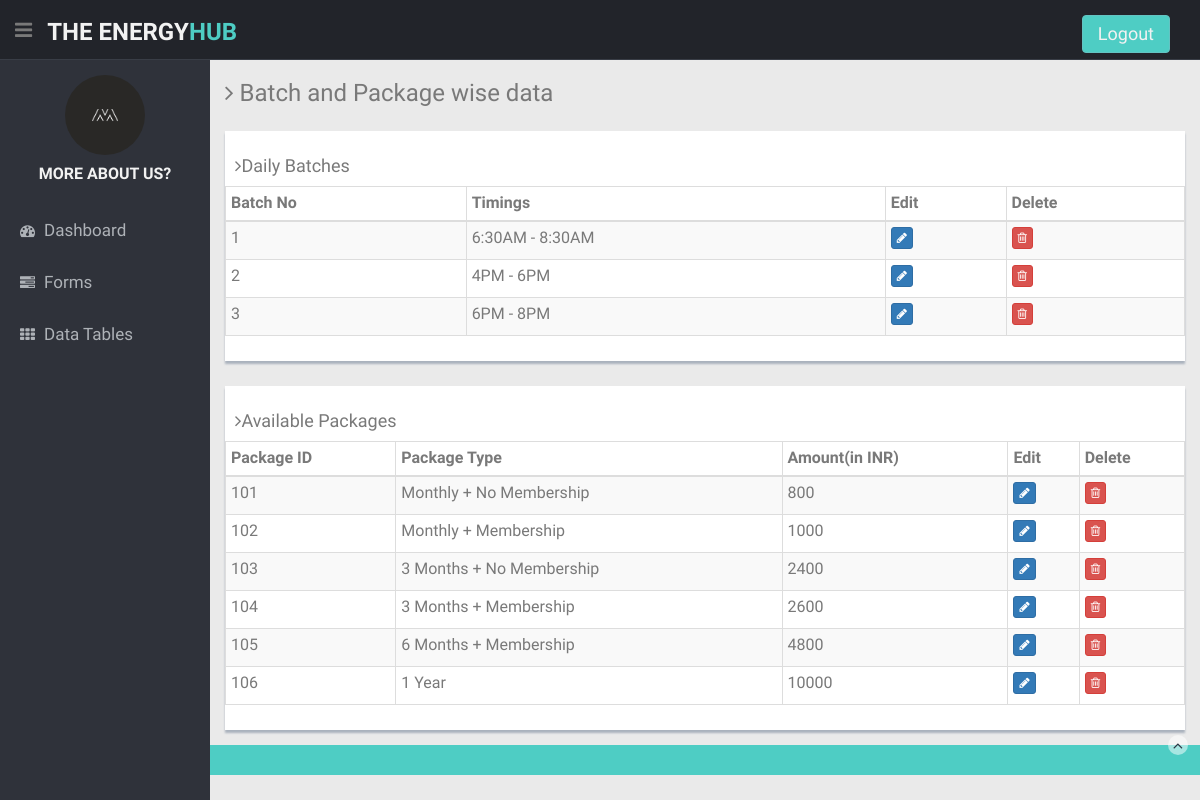
/Batch-n-Package.php, run on the app's committed database.
### tables this page shows
CREATE TABLE Batch (
	`Batch No` int(11) PRIMARY KEY not null,
    `Timings` varchar(256) not null
);

CREATE TABLE Package (
	`Package Id` int(11) PRIMARY KEY not null,
	`Package Type` varchar(256) not null,
    `Amount(in INR)` int(11) not null
);

### Batch-n-Package.php (the view, shortened to what this page needs)
<?php
  include_once 'includes/dbh.inc.php';
  $query3 = "SELECT * FROM Batch;";
  $res3 = mysqli_query($conn, $query3) or die( mysqli_error($conn));
  $query4 = "SELECT * FROM Package;";
  $res4 = mysqli_query($conn, $query4) or die( mysqli_error($conn));
?>
<!DOCTYPE html>
<html lang="en">
<head>
  <link href="lib/bootstrap/css/bootstrap.min.css" rel="stylesheet">
  <link href="lib/font-awesome/css/font-awesome.css" rel="stylesheet" />
  <link href="css/style.css" rel="stylesheet">
  <link href="css/style-responsive.css" rel="stylesheet">
  <link href="css/table-responsive.css" rel="stylesheet">
</head>
<body>
  <section id="container">
    <header class="header black-bg">
      <div class="sidebar-toggle-box">
        <div class="fa fa-bars tooltips" data-placement="right" data-original-title="Toggle Navigation"></div>
      </div>
      <a href="home.php" class="logo"><b>THE ENERGY<span>HUB</span></b></a>
      <div class="top-menu">
        <ul class="nav pull-right top-menu">
          <li><a class="logout" href="index.php" style="font-size: 18px;">Logout</a></li>
        </ul>
      </div>
    </header>
    <aside>
      <div id="sidebar" class="nav-collapse ">
        <ul class="sidebar-menu" id="nav-accordion">
          <p class="centered"><a href="about.php"><img src="img/favicon.jpg" class="img-circle" width="80"></a></p>
          <h5 class="centered" style="font-size: 16px;"> MORE ABOUT US?</h5>
          <li class="mt">
              <li class="sub-menu">
                <a href="javascript:;">
                 <i class="fa fa-dashboard"></i>
                 <span style="font-size: 17px;">Dashboard</span>
                </a>
              </li>
          </li>
          <li class="sub-menu">
            <a href="javascript:;">
              <i class="fa fa-tasks"></i>
              <span style="font-size: 17px;">Forms</span>
              </a>
          </li>
          <li class="sub-menu">
            <a href="javascript:;">
              <i class="fa fa-th"></i>
              <span style="font-size: 17px;">Data Tables</span>
              </a>
          </li>
        </ul>
      </div>
    </aside>
    <section id="main-content">
      <section class="wrapper">
        <h3><i class="fa fa-angle-right"></i> Batch and Package wise data</h3>
        <div class="row mt">
          <div class="col-lg-12">
            <div class="content-panel">
              <h4><i class="fa fa-angle-right"></i>Daily Batches</h4>
              <section id="unseen">
                <table class="table table-hover table-bordered table-striped table-condensed">
                  <thead>
                    <tr>
                      <th class="numeric">Batch No</th>
                      <th>Timings</th>
                      <th>Edit</th>
                      <th>Delete</th>
                    </tr>
                  </thead>
                  <tbody>
                    <?php
                            while($rows = mysqli_fetch_array($res3))
                            {
                        ?>
                            <tr>
                              <td><?php echo $rows['Batch No']?></td>
                              <td><?php echo $rows['Timings']?></td>
                              <td>
                              <a href="addbatch.php?edit=<?php echo $rows['Batch No'];?>" class="btn btn-primary btn-xs"><i class="fa fa-pencil"></i></a>
                              </td>
                              <td>
                              <a href="includes/addbatch.inc.php?delete=<?php echo $rows['Batch No'];?>" class="btn btn-danger btn-xs"><i class="fa fa-trash-o "></i></a>
                              </td>
                            </tr>
                        <?php
                            }
                        ?>
                  </tbody>
                </table>
              </section>
            </div>
          </div>
        </div>
        <div class="row mt">
          <div class="col-lg-12">
            <div class="content-panel">
              <h4><i class="fa fa-angle-right"></i>Available Packages</h4>
              <section id="unseen">
                <table class="table table-hover table-bordered table-striped table-condensed">
                  <thead>
                    <tr>
                      <th>Package ID</th>
                      <th>Package Type</th>
                      <th>Amount(in INR)</th>
                      <th>Edit</th>
                      <th>Delete</th>
                    </tr>
                  </thead>
                  <tbody>
                    <?php
                            while($rows = mysqli_fetch_array($res4))
                            {
                        ?>
                            <tr>
                              <td><?php echo $rows['Package Id']?></td>
                              <td><?php echo $rows['Package Type']?></td>
                              <td><?php echo $rows['Amount(in INR)']?></td>
                              <td>
                              <a href="addpackage.php?edit=<?php echo $rows['Package Id'];?>" class="btn btn-primary btn-xs"><i class="fa fa-pencil"></i></a>
                              </td>
                              <td>
                              <a href="includes/addpackage.inc.php?delete=<?php echo $rows['Package Id'];?>" class="btn btn-danger btn-xs"><i class="fa fa-trash-o "></i></a>
                              </td>
                            </tr>
                        <?php
                            }
                        ?>
                  </tbody>
                </table>
              </section>
            </div>
          </div>
        </div>
      </section>
    </section>
    <section>
    <footer class="site-footer">
      <div class="text-center">
        <a href="Batch-n-Package.php" class="go-top">
          <i class="fa fa-angle-up"></i>
        </a>
      </div>
    </footer>
   </section>
  </section>
</body>
</html>

### css/style.css (style rules this page uses)
body { color: #797979; background: #eaeaea; font-family: 'Handlee', cursive; margin: 0px !important; font-size:13px; }
ul li { list-style: none; }
a, a:hover, a:focus { text-decoration: none; outline: none; }
#container { width: 100%; height: 100%; }
.centered { text-align: center; }
.mt { margin-top: 25px; }
ul.top-menu > li > .logout { color: #f2f2f2; font-size: 12px; border-radius: 4px; -webkit-border-radius: 4px; border: 1px solid #64c3c2 !important; padding: 5px 15px; margin-right: 15px; background: #4ECDC4; margin-top: 15px; }
#sidebar { width: 210px; height: 100%; position: fixed; background: #2f323a; }
#sidebar h5 { color: #f2f2f2; font-weight: 700; }
#sidebar ul li { position: relative; }
ul.sidebar-menu , ul.sidebar-menu li ul.sub { margin: -2px 0 0; padding: 0; }
ul.sidebar-menu { margin-top: 75px; }
ul.sidebar-menu li { margin-bottom: 5px; margin-left:10px; margin-right:10px; }
ul.sidebar-menu li.sub-menu { line-height: 15px; }
ul.sidebar-menu li a span { display: inline-block; }
ul.sidebar-menu li a { color: #aeb2b7; text-decoration: none; display: block; padding: 15px 0 15px 10px; font-size: 12px; outline: none; -webkit-transition: all 0.3s ease; -moz-transition: all 0.3s ease; -o-transition: all 0.3s ease; -ms-transition: all 0.3s ease; transition: all 0.3s ease; }
ul.sidebar-menu li a i { font-size: 15px; padding-right: 6px; }
#main-content { margin-left: 210px; }
.header, .footer { min-height: 60px; padding: 0 15px; }
.header { position: fixed; left: 0; right: 0; z-index: 1002; }
.black-bg { background: #22242a; border-bottom: 1px solid #393d46; }
.wrapper { display: inline-block; margin-top: 60px; padding-left: 15px; padding-right: 15px; padding-bottom: 15px; padding-top: 0px; width: 100%; }
a.logo { font-size: 24px; color: #f2f2f2; float: left; margin-top: 15px; text-transform: uppercase; }
a.logo b { font-weight: 900; }
a.logo span { color: #4ECDC4; }
#top_menu .nav > li, ul.top-menu > li { float: left; }
ul.top-menu > li > a { color: #666666; font-size: 16px; border-radius: 4px; -webkit-border-radius: 4px; border:1px solid #666666 !important; padding: 2px 6px; margin-right: 15px; }
.sidebar-toggle-box { float: left; padding-right: 15px; margin-top: 20px; }
.sidebar-toggle-box .fa-bars { cursor: pointer; display: inline-block; font-size: 20px; }
.content-panel { background: #ffffff; box-shadow: 0px 3px 2px #aab2bd; padding-top: 15px; padding-bottom: 5px; }
.content-panel h4 { margin-left: 10px; }
.site-footer { background: #4ECDC4; color: #fff; padding: 15px 0; }
.go-top { margin-right: 1%; margin-top: -25px; float: right; background: rgba(255,255,255,.5); width: 20px; height: 20px; border-radius: 50%; -webkit-border-radius: 50%; }
.go-top i { color: #2A3542; }

### css/style-responsive.css (style rules this page uses)
#sidebar > ul > li > a, #sidebar > ul > li > ul.sub > li { width: 100%; }
#sidebar { margin: 0px !important; }
.btn { margin-bottom: 5px; }

### Batch-n-Package.php (style rules this page uses)
body { font-size: 16px; font-family: 'Acme', sans-serif; font-family: 'Kalam', cursive; }

### data on the page
batch: Batch No "1", Timings "6:30AM - 8:30AM"
batch: Batch No "2", Timings "4PM - 6PM"
batch: Batch No "3", Timings "6PM - 8PM"
package: Package Id "101", Package Type "Monthly + No Membership", value "800"
package: Package Id "102", Package Type "Monthly + Membership", value "1000"
package: Package Id "103", Package Type "3 Months + No Membership", value "2400"
package: Package Id "104", Package Type "3 Months + Membership", value "2600"
package: Package Id "105", Package Type "6 Months + Membership", value "4800"
package: Package Id "106", Package Type "1 Year", value "10000"
